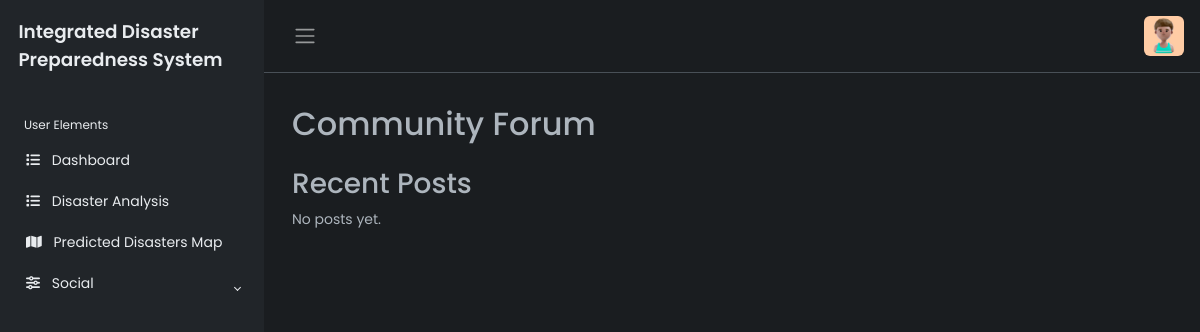
Page /community.php on the earlier database version.
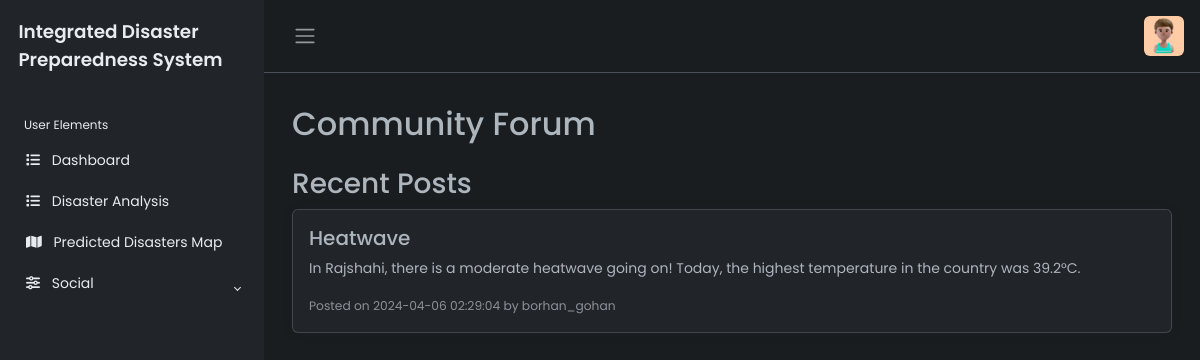
Same page on the later database version.
### tables this page shows
CREATE TABLE `community_forum` (
  `post_id` int(11) NOT NULL,
  `username` varchar(50) NOT NULL,
  `post_title` varchar(255) NOT NULL,
  `post_content` text NOT NULL,
  `post_date` datetime NOT NULL DEFAULT current_timestamp()
);

### community.php (the view, shortened to what this page needs)
<?php
include "connection.php";
?>
<!DOCTYPE html>
<html lang="en" data-bs-theme="dark">
<head>
    <link rel="stylesheet" href="https://cdn.jsdelivr.net/npm/bootstrap@5.3.0-alpha2/dist/css/bootstrap.min.css">
    <link rel="stylesheet" href="style_user.css">
</head>
<body>
    <div class="wrapper">
        <aside id="sidebar" class="js-sidebar">
            <div class="h-100">
                <div class="sidebar-logo">
                    <a href="#">Integrated Disaster Preparedness System</a>
                </div>
                <ul class="sidebar-nav">
                    <li class="sidebar-header">
                        User Elements
                    </li>
                    <li class="sidebar-item">
                        <a href="user_dash.php" class="sidebar-link">
                            <i class="fa-solid fa-list pe-2"></i>
                            Dashboard
                        </a>
                    </li>
                    <li class="sidebar-item">
                        <a href="disaster_analysis.php" class="sidebar-link">
                            <i class="fa-solid fa-list pe-2"></i>
                            Disaster Analysis
                        </a>
                    </li>
                    <li class="sidebar-item">
                        <a href="map.php" class="sidebar-link">
                            <i class="fa-solid fa-map pe-2"></i>
                            Predicted Disasters Map
                        </a>
                    </li>
                    <li class="sidebar-item">
                        <a href="#" class="sidebar-link collapsed" data-bs-target="#posts" data-bs-toggle="collapse"
                            aria-expanded="false"><i class="fa-solid fa-sliders pe-2"></i>
                            Social
                        </a>
                    </li>
                </ul>
            </div>
        </aside>
        <div class="main">
            <nav class="navbar navbar-expand px-3 border-bottom">
                <button class="btn" id="sidebar-toggle" type="button">
                    <span class="navbar-toggler-icon"></span>
                </button>
                <div class="navbar-collapse navbar">
                    <ul class="navbar-nav">
                        <li class="nav-item dropdown">
                            <a href="#" data-bs-toggle="dropdown" class="nav-icon pe-md-0">
                                <img src="profile.jpg" class="avatar img-fluid rounded" alt="">
                            </a>
                        </li>
                    </ul>
                </div>
            </nav>
            <main class="content px-3 py-2">
                <div class="container mt-4">
                    <h2 class="mb-4">Community Forum</h2>
                    <div class="mt-4">
                        <h3>Recent Posts</h3>
                        <?php
                        $sql = "SELECT * FROM community_forum ORDER BY post_date DESC";
                        $result = mysqli_query($conn, $sql);
                        if (mysqli_num_rows($result) > 0) {
                            while ($row = mysqli_fetch_assoc($result)) {
                                echo "<div class='card mb-3'>";
                                echo "<div class='card-body'>";
                                echo "<h5 class='card-title'>" . $row['post_title'] . "</h5>";
                                echo "<p class='card-text'>" . $row['post_content'] . "</p>";
                                echo "<p class='card-text'><small class='text-muted'>Posted on " . $row['post_date'] . " by " . $row['username'] . "</small></p>";
                                echo "</div>";
                                echo "</div>";
                            }
                        } else {
                            echo "<p>No posts yet.</p>";
                        }
                        ?>
                    </div>
                </div>
            </main>
        </div>
    </div>
</body>
</html>

Differences in the rows shown:
added community_forum: post_title "Heatwave", post_content "In Rajshahi, there is a moderate heatwave going on! Today, the highest temperature in the country was 39.2°C.", post_date "2024-04-06 02:29:04", username "borhan_gohan"
Other differences:
text no longer shown: "No posts yet."
